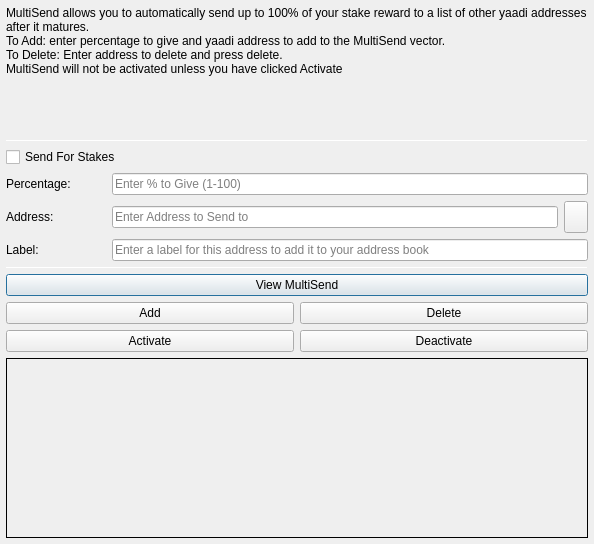
<?xml version="1.0" encoding="UTF-8"?>
<ui version="4.0">
 <class>MultiSendDialog</class>
 <widget class="QDialog" name="MultiSendDialog">
  <property name="windowModality">
   <enum>Qt::NonModal</enum>
  </property>
  <property name="geometry">
   <rect>
    <x>0</x>
    <y>0</y>
    <width>594</width>
    <height>544</height>
   </rect>
  </property>
  <property name="windowTitle">
   <string>MultiSend</string>
  </property>
  <layout class="QVBoxLayout" name="verticalLayout" stretch="0">
   <property name="margin">
    <number>6</number>
   </property>
   <item>
    <layout class="QVBoxLayout" name="verticalLayout_Main" stretch="1,1,1,0,1,1,1">
     <item>
      <widget class="QLabel" name="label_2">
       <property name="lineWidth">
        <number>1</number>
       </property>
       <property name="text">
        <string>MultiSend allows you to automatically send up to 100% of your stake reward to a list of other yaadi addresses after it matures.
To Add: enter percentage to give and yaadi address to add to the MultiSend vector.
To Delete: Enter address to delete and press delete.
MultiSend will not be activated unless you have clicked Activate</string> <!--or masternode -->
       </property>
       <property name="alignment">
        <set>Qt::AlignLeading|Qt::AlignLeft|Qt::AlignTop</set>
       </property>
       <property name="wordWrap">
        <bool>true</bool>
       </property>
      </widget>
     </item>
     <item>
      <widget class="Line" name="line">
       <property name="minimumSize">
        <size>
         <width>0</width>
         <height>1</height>
        </size>
       </property>
       <property name="maximumSize">
        <size>
         <width>16777215</width>
         <height>1</height>
        </size>
       </property>
       <property name="orientation">
        <enum>Qt::Horizontal</enum>
       </property>
      </widget>
     </item>
     <item>
      <layout class="QVBoxLayout" name="verticalLayout_Settings">
       <item>
        <layout class="QHBoxLayout" name="horizontalLayout">
         <item>
          <widget class="QCheckBox" name="multiSendStakeCheckBox">
           <property name="text">
            <string>Send For Stakes</string>
           </property>
          </widget>
         </item>
         <!--
         <item>
          <widget class="QCheckBox" name="multiSendMasternodeCheckBox">
           <property name="text">
            <string>Send For Masternode Rewards</string>
           </property>
          </widget>
         </item>
         -->
        </layout>
       </item>
       <item>
        <layout class="QHBoxLayout" name="horizontalLayout_6">
         <item>
          <widget class="QLabel" name="label">
           <property name="minimumSize">
            <size>
             <width>100</width>
             <height>0</height>
            </size>
           </property>
           <property name="toolTip">
            <string>Percentage of stake to send</string>
           </property>
           <property name="text">
            <string>Percentage:</string>
           </property>
          </widget>
         </item>
         <item>
          <widget class="QLineEdit" name="multiSendPercentEdit">
           <property name="toolTip">
            <string>Enter whole numbers 1 - 100</string>
           </property>
           <property name="placeholderText">
            <string>Enter % to Give (1-100)</string>
           </property>
          </widget>
         </item>
        </layout>
       </item>
       <item>
        <layout class="QHBoxLayout" name="horizontalLayout_7">
         <item>
          <widget class="QLabel" name="label_5">
           <property name="minimumSize">
            <size>
             <width>100</width>
             <height>0</height>
            </size>
           </property>
           <property name="toolTip">
            <string>Address to send portion of stake to</string>
           </property>
           <property name="text">
            <string>Address:</string>
           </property>
          </widget>
         </item>
         <item>
          <widget class="QLineEdit" name="multiSendAddressEdit">
           <property name="toolTip">
            <string/>
           </property>
           <property name="placeholderText">
            <string>Enter Address to Send to</string>
           </property>
          </widget>
         </item>
         <item>
          <widget class="QToolButton" name="addressBookButton">
           <property name="maximumSize">
            <size>
             <width>16777215</width>
             <height>32</height>
            </size>
           </property>
           <property name="toolTip">
            <string>Choose an address from the address book</string>
           </property>
           <property name="text">
            <string/>
           </property>
           <property name="icon">
            <iconset resource="../yaadi.qrc">
             <normaloff>:/icons/address-book</normaloff>:/icons/address-book</iconset>
           </property>
           <property name="shortcut">
            <string>Alt+A</string>
           </property>
          </widget>
         </item>
        </layout>
       </item>
      </layout>
     </item>
     <item>
      <layout class="QHBoxLayout" name="horizontalLayout_3">
       <item>
        <widget class="QLabel" name="label_3">
         <property name="minimumSize">
          <size>
           <width>100</width>
           <height>0</height>
          </size>
         </property>
         <property name="text">
          <string>Label:</string>
         </property>
        </widget>
       </item>
       <item>
        <widget class="QLineEdit" name="labelAddressLabelEdit">
         <property name="placeholderText">
          <string>Enter a label for this address to add it to your address book</string>
         </property>
        </widget>
       </item>
      </layout>
     </item>
     <item>
      <widget class="Line" name="line_2">
       <property name="minimumSize">
        <size>
         <width>0</width>
         <height>1</height>
        </size>
       </property>
       <property name="maximumSize">
        <size>
         <width>16777215</width>
         <height>1</height>
        </size>
       </property>
       <property name="orientation">
        <enum>Qt::Horizontal</enum>
       </property>
      </widget>
     </item>
     <item>
      <layout class="QVBoxLayout" name="verticalLayout_Buttons">
       <item>
        <layout class="QHBoxLayout" name="horizontalLayout_4">
         <item>
          <widget class="QPushButton" name="viewButton">
           <property name="toolTip">
            <string/>
           </property>
           <property name="statusTip">
            <string>View MultiSend Vector</string>
           </property>
           <property name="text">
            <string>View MultiSend</string>
           </property>
          </widget>
         </item>
        </layout>
       </item>
       <item>
        <layout class="QHBoxLayout" name="horizontalLayout_2">
         <item>
          <widget class="QPushButton" name="addButton">
           <property name="toolTip">
            <string/>
           </property>
           <property name="statusTip">
            <string>Add to MultiSend Vector</string>
           </property>
           <property name="text">
            <string>Add</string>
           </property>
          </widget>
         </item>
         <item>
          <widget class="QPushButton" name="deleteButton">
           <property name="toolTip">
            <string/>
           </property>
           <property name="statusTip">
            <string>Delete Address From MultiSend Vector</string>
           </property>
           <property name="text">
            <string>Delete</string>
           </property>
          </widget>
         </item>
        </layout>
       </item>
       <item>
        <layout class="QHBoxLayout" name="horizontalLayout_5">
         <item>
          <widget class="QPushButton" name="activateButton">
           <property name="statusTip">
            <string>Activate MultiSend</string>
           </property>
           <property name="text">
            <string>Activate</string>
           </property>
          </widget>
         </item>
         <item>
          <widget class="QPushButton" name="disableButton">
           <property name="statusTip">
            <string>Deactivate MultiSend</string>
           </property>
           <property name="text">
            <string>Deactivate</string>
           </property>
          </widget>
         </item>
        </layout>
       </item>
      </layout>
     </item>
     <item>
      <widget class="QLabel" name="message">
       <property name="minimumSize">
        <size>
         <width>0</width>
         <height>180</height>
        </size>
       </property>
       <property name="frameShape">
        <enum>QFrame::Panel</enum>
       </property>
       <property name="frameShadow">
        <enum>QFrame::Plain</enum>
       </property>
       <property name="lineWidth">
        <number>1</number>
       </property>
       <property name="midLineWidth">
        <number>1</number>
       </property>
       <property name="text">
        <string/>
       </property>
       <property name="alignment">
        <set>Qt::AlignLeading|Qt::AlignLeft|Qt::AlignTop</set>
       </property>
       <property name="wordWrap">
        <bool>true</bool>
       </property>
      </widget>
     </item>
    </layout>
   </item>
  </layout>
 </widget>
 <resources>
  <include location="../yaadi.qrc"/>
 </resources>
 <connections/>
</ui>
